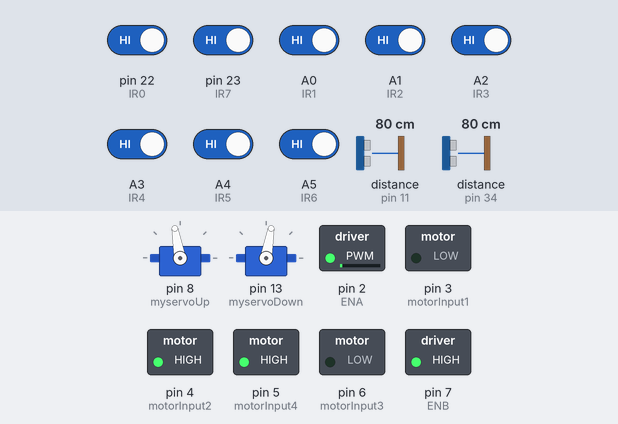
This sketch was run on a simulated Arduino Mega 2560, built with avr-gcc and run on an emulated ATmega2560. Shown: 2 × servo, switched loads named in the sketch (green lamp = pin HIGH). Wiring (inferred from the names in the program): 2 × ultrasonic range finder: trigger pin 12, echo pin 11 / trigger pin 35, echo pin 34. Dashed ring = blinking. Inputs (shaded band) come from the test bench; at power-on: A0 (IR1), A1 (IR2), A2 (IR3), A3 (IR4), A4 (IR5), A5 (IR6), pin 22 (IR0), pin 23 (IR7) HIGH, distance to the obstacle (sensors on pin 11, pin 34) 80 cm. The echo pulse lasts 58.3 µs per cm; pins used as bus, display or sensor lines are not drawn.

Above: at 4.9 s.
5.0 s: distance to the obstacle (sensor on pin 11) set to 14 cm
6.5 s: distance to the obstacle (sensor on pin 11) set to 11 cm
At 7.2 s:
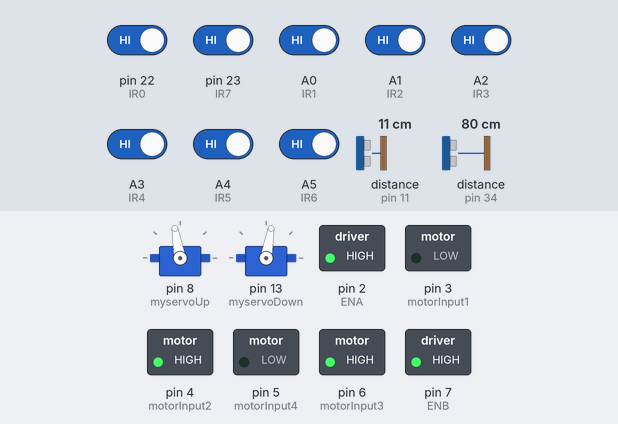
At 8.4 s:
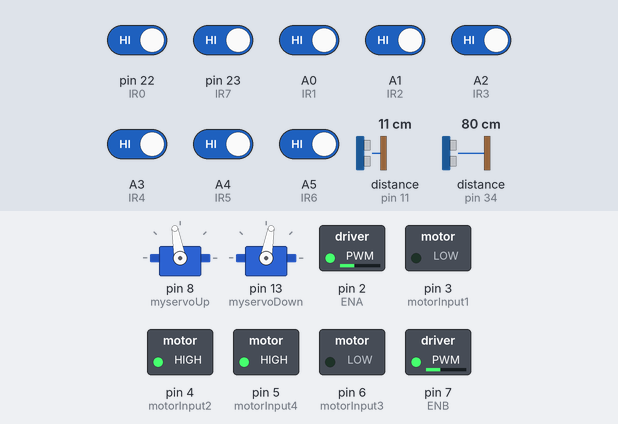
9.5 s: A0 (IR1) driven LOW
At 12.0 s:
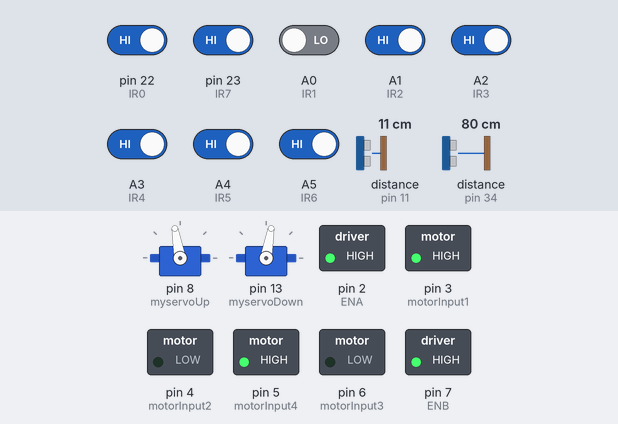
12.5 s: pin 22 (IR0) driven LOW and A0 (IR1) driven HIGH
15.5 s: A1 (IR2) driven LOW
18.0 s: A3 (IR4) driven LOW
At 18.9 s:
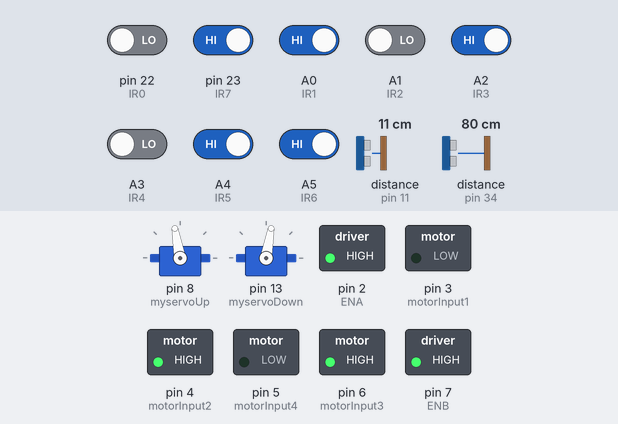
Timing chart, 0 to 21.6 s (numbered marks = the images above; inputs shaded):
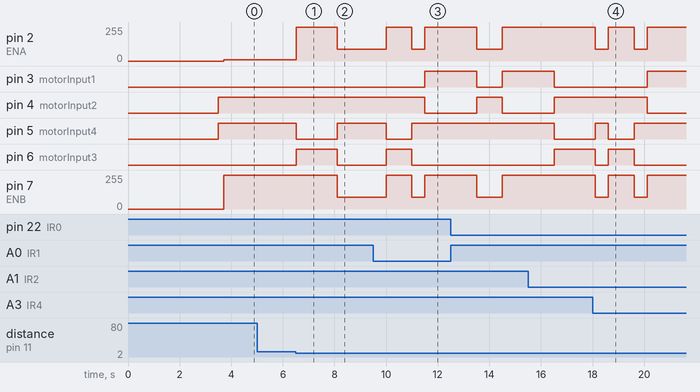

Measured:
- the behaviour switches between 13 and 12 cm on distance to the obstacle (sensor on pin 11) (found by bisection; images 0 and 1)
- after the input at 5.0 s, every drawn part: stays the same
- after the input at 6.5 s, pin 2 (ENA): 10/255 → 255/255 at once, → 90/255 1.6 s later; pin 5 (motorInput4): HIGH → LOW at once, → HIGH 1.6 s later; pin 6 (motorInput3): LOW → HIGH at once, → LOW 1.6 s later; pin 7 (ENB): 255/255 → 90/255 after 1.6 s
- after the input at 9.5 s, pin 2 (ENA), pin 7 (ENB): 90/255 → 255/255 after 0.50 s, → 90/255 1.0 s later, → 255/255 0.51 s later; pin 3 (motorInput1): LOW → HIGH after 2.0 s; pin 4 (motorInput2): HIGH → LOW after 2.0 s; pin 5 (motorInput4): HIGH → LOW after 0.50 s, → HIGH 1.0 s later; pin 6 (motorInput3): LOW → HIGH after 0.50 s, → LOW 1.0 s later

The sketch:

wall_following.ino
```cpp
#include <Servo.h>

#define trig1 12
#define echo1 11
#define trig0 10
#define echo0 9
#define trig3 27
#define echo3 26
#define trig2 35
#define echo2 34

#define IR0 22
#define IR1 A0//11
#define IR2 A1//12
#define IR3 A2//13
#define IR4 A3//2
#define IR5 A4//3
#define IR6 A5//4
#define IR7 23

#define ENA 2//5  //RIGHT
#define motorInput1 3//7
#define motorInput2 4//8
#define motorInput3 6//9
#define motorInput4 5//10
#define ENB 7//6

#define MAX_SPEED 255
#define MAX_DISTANCE 25

int IR_val[] = {0, 0, 0, 0, 0, 0, 0, 0};
int IR_weights[8] = {0, -15, -10, -5, 5, 10, 15, 0};

int LMotor = 0;
int RMotor = 0;
int speedAdjust = 0;
int baseSpeed = 150; //final = 75

float P, I, D;
float error = 0;
float previousError = 0;
float Kp = 12;//{5.5-,1+,3++,4+} final = 3.5
float Kd = 0.1;//10, 1 final = 6
float Ki = 0; //final = 0

float sensor1 = 0;
float sensor2 = 0;
float sensor3 = 0;
float sensor4 = 0;
float t2;
float t3 ;

float frontLeftDistance;
float frontRightDistance;
float rightDistance;
float leftDistance;

Servo myservoUp;
Servo myservoDown;

void setup() {
  Serial.begin(9600);
  pinMode(trig0, OUTPUT);
  pinMode(echo0, INPUT);
  pinMode(trig1, OUTPUT);
  pinMode(echo1, INPUT);
  pinMode(trig2, OUTPUT);
  pinMode(echo2, INPUT);
  pinMode(trig3, OUTPUT);
  pinMode(echo3, INPUT);

  pinMode(IR0, INPUT);
  pinMode(IR1, INPUT);
  pinMode(IR2, INPUT);
  pinMode(IR3, INPUT);
  pinMode(IR4, INPUT);
  pinMode(IR5, INPUT);
  pinMode(IR6, INPUT);
  pinMode(IR7, INPUT);

  pinMode(ENA, OUTPUT);
  pinMode(motorInput1, OUTPUT);
  pinMode(motorInput2, OUTPUT);

  pinMode(ENB, OUTPUT);
  pinMode(motorInput3, OUTPUT);
  pinMode(motorInput4, OUTPUT);

  myservoUp.attach(8);
  myservoDown.attach(13);
delay(500);
myservoDown.write(80);
delay(1000);
myservoUp.write(100);
delay(2000);

  set_forward();
  delay(200);
}

int countU = 1;

void loop() {
  // stop();
  while (1){
    lineFollow();
    sensor2 = readUltrasonic(trig1, echo1);
    sensor3 = readUltrasonic(trig2, echo2);
    if ((sensor2<12 || sensor3<12)&& sensor2!=0 && sensor3!=0){
      break;
    }
  }
  // set_forward();
  // lineFollow();
  // sensor1 = readUltrasonic(trig0, echo0);
  // sensor2 = readUltrasonic(trig1, echo1);
  // sensor3 = readUltrasonic(trig2, echo2);
  // sensor4 = readUltrasonic(trig3, echo3);

  // if (sensor1<0){sensor1=0;}
  // if (sensor2<0){sensor2=0;}
  // if (sensor3<0){sensor3=0;}
  // if (sensor4<0){sensor4=0;}

  //

    if(( sensor2<12 || sensor3<12) && (sensor2!=0) && (sensor3!=0)) {
      if (countU == 1){
      turnLeft();
      delay(1600); //2500
      read_IR();
      while(!(IR_val[1]==0 || IR_val[2]==0 || IR_val[3]==0 || IR_val[4]==0 || IR_val[5]==0 || IR_val[6]==0)){
        read_IR();
        moveForward();
        set_forward();
        //delay(1000);
      //   Serial.println( "Leturn");
     }
     moveForward();
     delay(500);
     turnLeft();
     delay(1000);
     moveForward();
     delay(500);
    // sensor1 = readUltrasonic(trig0, echo0);

  while(1){
    lineFollow();
    sensor2 = readUltrasonic(trig1, echo1);
  sensor3 = readUltrasonic(trig2, echo2);
    if ((sensor2<12 || sensor3<12)&& sensor2!=0 && sensor3!=0){
      break;
    }
  }


      turnRight();
      delay(2000); //2500
      moveForward();
      delay(1000);
      while(!(IR_val[1]==0 || IR_val[2]==0 || IR_val[3]==0 || IR_val[4]==0 || IR_val[5]==0 || IR_val[6]==0)){
        read_IR();
        moveForward();
        set_forward();
        //delay(1000);
      //   Serial.println( "Leturn");
     }

     turnRight();
     delay(2000);
     lineFollow();
 if (IR_val[0]==0 && IR_val[1]==0 && IR_val[2]==0 && IR_val[3]==0 && IR_val[4]==0 && IR_val[5]==0 && IR_val[6]==0 && IR_val[7]==0){
    //analogWrite(ENB, 50);
    //delay(100);
    stop();
  }
      // analogWrite(ENA,255);
      // analogWrite(ENB,255);
      // set_forward();
      // delay(1000);
      // read_IR();
      //  while(!(IR_val[1]==0 || IR_val[2]==0 || IR_val[3]==0 || IR_val[4]==0 || IR_val[5]==0 || IR_val[6]==0 )){
      //   read_IR();
      //   moveForward();
      //   set_forward();
      //   //delay(1500);
      //   Serial.println( "Riturn");

      //   lineFollow();
      //  }
      }
    }
      set_forward();
      lineFollow();
 }

void lineFollow(){
  read_IR();
  if (IR_val[0]==0 && IR_val[1]==0 && IR_val[2]==0 && IR_val[3]==0 && IR_val[4]==0 && IR_val[5]==0 && IR_val[6]==0 && IR_val[7]==0){
    //analogWrite(ENB, 50);
    //delay(100);
    stop();
  }
  PID_control();
  set_speed();
}

float readUltrasonic(int trigPin, int echoPin){
  digitalWrite(trigPin, LOW);
  delayMicroseconds(2);
  digitalWrite(trigPin, HIGH);
  delayMicroseconds(10);
  digitalWrite(trigPin, LOW);
  int duration = pulseIn(echoPin, HIGH);
  float distance = duration * 0.034 / 2;
  if (duration>0){
    return distance;
  }
}

void moveBackward() {
  analogWrite(ENA, 75);
  analogWrite(ENB, 75);

  digitalWrite(motorInput1, HIGH);
  digitalWrite(motorInput2, LOW);
  digitalWrite(motorInput3, HIGH);
  digitalWrite(motorInput4, LOW);
}

void turnRight(){
  analogWrite(ENA, 255);
  analogWrite(ENB, 255);

  digitalWrite(motorInput1, HIGH);
  digitalWrite(motorInput2, LOW);
  digitalWrite(motorInput3, LOW);
  digitalWrite(motorInput4, HIGH);
 //adjust the delay
  // Serial.println("Rturn");
}

void turnLeft(){
   //adjust the delay

   analogWrite(ENA, 255);
  analogWrite(ENB, 255);

  digitalWrite(motorInput1, LOW);
  digitalWrite(motorInput2, HIGH);
  digitalWrite(motorInput3, HIGH);
  digitalWrite(motorInput4, LOW);

}

void read_IR(){
   IR_val[0] = digitalRead(IR0);
  IR_val[1] = digitalRead(IR1);
  IR_val[2] = digitalRead(IR2);
  IR_val[3] = digitalRead(IR3);
  IR_val[4] = digitalRead(IR4);
  IR_val[5] = digitalRead(IR5);
  IR_val[6] = digitalRead(IR6);
  IR_val[7] = digitalRead(IR7);
}

void PID_control() {
  error = 0;

  for (int i = 0; i < 6; i++)
  {
    error += IR_weights[i]*IR_val[i];
  }
  P = error;
  I = I + error;
  D = error - previousError;

  previousError = error;

  speedAdjust = (Kp*P + Ki*I + Kd*D);;

  RMotor = baseSpeed + speedAdjust;
  LMotor = baseSpeed - speedAdjust;

  if (IR_val[1]==1 && IR_val[6]==1){
    if (RMotor<10){
      RMotor = 10;
  }
    if (LMotor<10){
        LMotor = 10;
    }
  }

  else {
  if (RMotor<0){
    analogWrite(ENA, 50);
    analogWrite(ENB, LMotor);

    digitalWrite(motorInput1, HIGH);
    digitalWrite(motorInput2, LOW);
    digitalWrite(motorInput3, LOW);
    digitalWrite(motorInput4, HIGH);
  }
  if (LMotor<0){
    analogWrite(ENA, RMotor);
    analogWrite(ENB, 50);

    digitalWrite(motorInput1, LOW);
    digitalWrite(motorInput2, HIGH);
    digitalWrite(motorInput3, HIGH);
    digitalWrite(motorInput4, LOW);
  }
  }
  if (LMotor>MAX_SPEED){
    LMotor = MAX_SPEED;
  }
  if (RMotor>MAX_SPEED){
    RMotor = MAX_SPEED;
  }
//   Serial.print(LMotor);
//   Serial.print(" ");
//   Serial.println(RMotor);
}

void set_speed(){
  analogWrite(ENA, RMotor);
  analogWrite(ENB, LMotor);
}

void set_forward(){
  digitalWrite(motorInput1, LOW);
  digitalWrite(motorInput2, HIGH);
  digitalWrite(motorInput3, LOW);
  digitalWrite(motorInput4, HIGH);
}

void stop(){
  digitalWrite(motorInput1, LOW);
  digitalWrite(motorInput2, LOW);
  digitalWrite(motorInput3, LOW);
  digitalWrite(motorInput4, LOW);
}

void moveForward(){
  analogWrite(ENA, 90);
  analogWrite(ENB, 90);
  set_forward();
}
```
